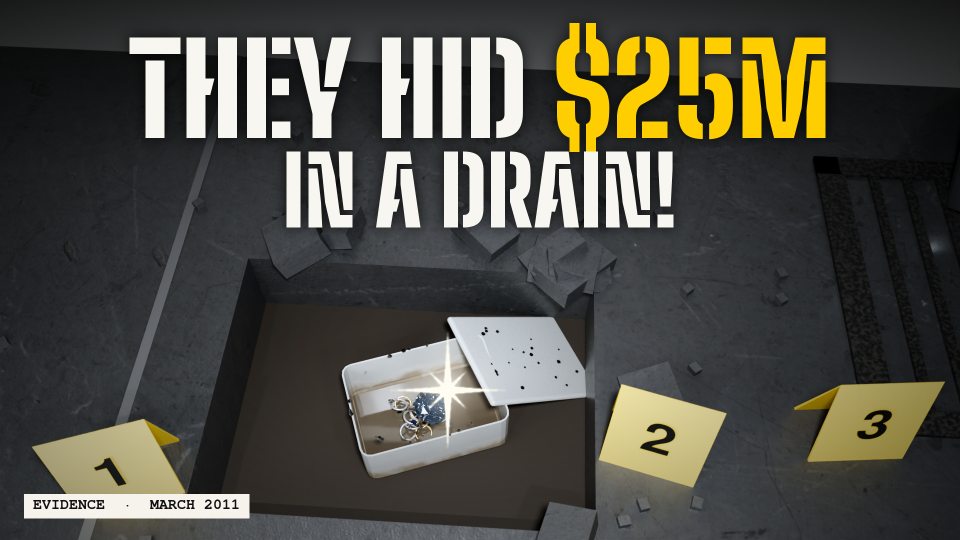
#> input picture thumbnails/drain/drain_test.jpg, 1920 x 1080 px, given in place of dd_velvet.png, which was not available (shown at 1/2 size)
$ python make_variants.py .
#> lines starting #> are read from the running program, lines starting #| are printed output that depends on the picture
import sys; sys.path.insert(0, "/home/user/Muhammed/thumbnails/drain")
from make import ANTON, W, H, YEL, WHITE
from PIL import Image, ImageDraw, ImageFont, ImageFilter
S = sys.argv[1]
base = Image.open(S + "/dd/v3e/dd_velvet.png").convert("RGB").resize((W, H), Image.LANCZOS).convert("RGBA")
RED = (230, 30, 30)
def shadow(img, T, r=16, k=1.0):
    sh = T.split()[-1].filter(ImageFilter.GaussianBlur(r)).point(lambda v: int(min(255, v * k)))
    b = Image.new("RGBA", (W, H), (0, 0, 0, 0)); b.putalpha(sh); img.alpha_composite(b); img.alpha_composite(b)
def runs(d, x, y, parts, f, anchor="l"):
    sp = d.textlength(" ", font=f) * 0.85; tot = sum(d.textlength(t, font=f) for t, _ in parts) + sp * (len(parts) - 1)
    if anchor == "c": x = x - tot / 2
    for t, c in parts:
        d.text((x, y), t, font=f, fill=c + (255,), stroke_width=4, stroke_fill=(0, 0, 0, 255)); x += d.textlength(t, font=f) + sp
def A():
    img = base.copy(); T = Image.new("RGBA", (W, H), (0, 0, 0, 0)); d = ImageDraw.Draw(T)
    runs(d, W / 2, 10, [("$25M…", YEL)], ImageFont.truetype(ANTON, 240), "c")
    runs(d, W / 2, 290, [("SEALED", RED), ("UNDER", WHITE), ("A", WHITE), ("DRAIN", WHITE)], ImageFont.truetype(ANTON, 130), "c")
    shadow(img, T); img.alpha_composite(T); return img
def B():
    img = base.copy(); T = Image.new("RGBA", (W, H), (0, 0, 0, 0)); d = ImageDraw.Draw(T)
    runs(d, 60, 40, [("$25M…", YEL)], ImageFont.truetype(ANTON, 230))
    runs(d, 60, 330, [("SEALED", RED)], ImageFont.truetype(ANTON, 190))
    runs(d, 60, 560, [("UNDER A", WHITE)], ImageFont.truetype(ANTON, 120))
    runs(d, 60, 720, [("DRAIN", WHITE)], ImageFont.truetype(ANTON, 190))
    shadow(img, T); img.alpha_composite(T); return img
def C():
    img = base.copy(); T = Image.new("RGBA", (W, H), (0, 0, 0, 0)); d = ImageDraw.Draw(T)
    f = ImageFont.truetype(ANTON, 150)
    runs(d, W / 2, 30, [("$25M", YEL), ("DIAMOND…", WHITE)], f, "c")
    # red banner
    f2 = ImageFont.truetype(ANTON, 110); txt = "SEALED UNDER A DRAIN"; w = d.textlength(txt, font=f2)
    d.rectangle([W / 2 - w / 2 - 30, 228, W / 2 + w / 2 + 30, 370], fill=(200, 20, 20, 255))
    d.text((W / 2 - w / 2, 232), txt, font=f2, fill=WHITE + (255,))
    shadow(img, T, 14, 0.8); img.alpha_composite(T); return img
ims = [A(), B(), C()]
#> in A, `T = Image.new('RGBA', (W, H), (0, 0, 0, 0))`: T: PIL image 1920x1080 RGBA; every value is 0
#> call 2 of shadow, with r = 16, k = 1
#> in shadow (call 2), `sh = T.split()[-1].filter(ImageFilter.GaussianBlur(r)).point(lambda v:..`:
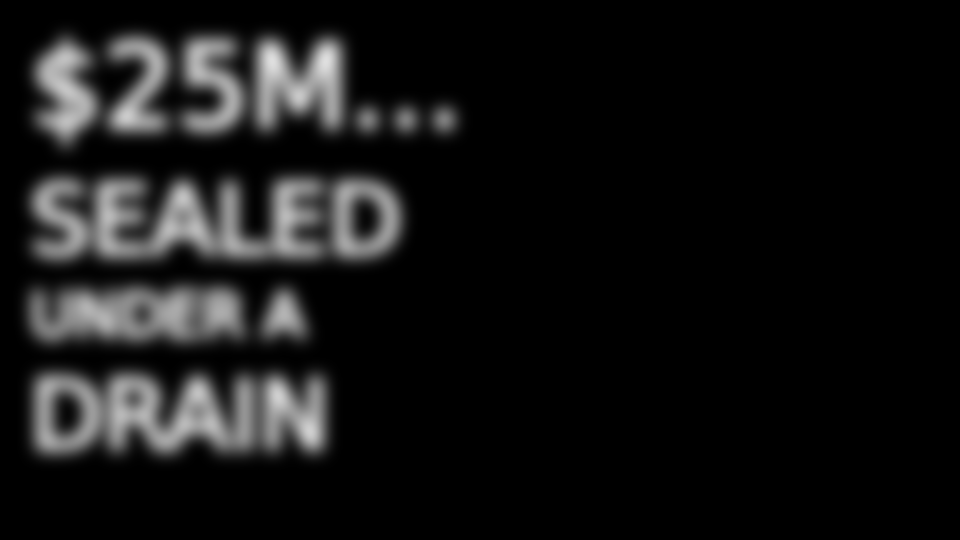
#> sh: PIL image 1920x1080 L (shown at 1/2 size); min 0, max 223, mean 21.3
#> in B, `img.alpha_composite(T)`:
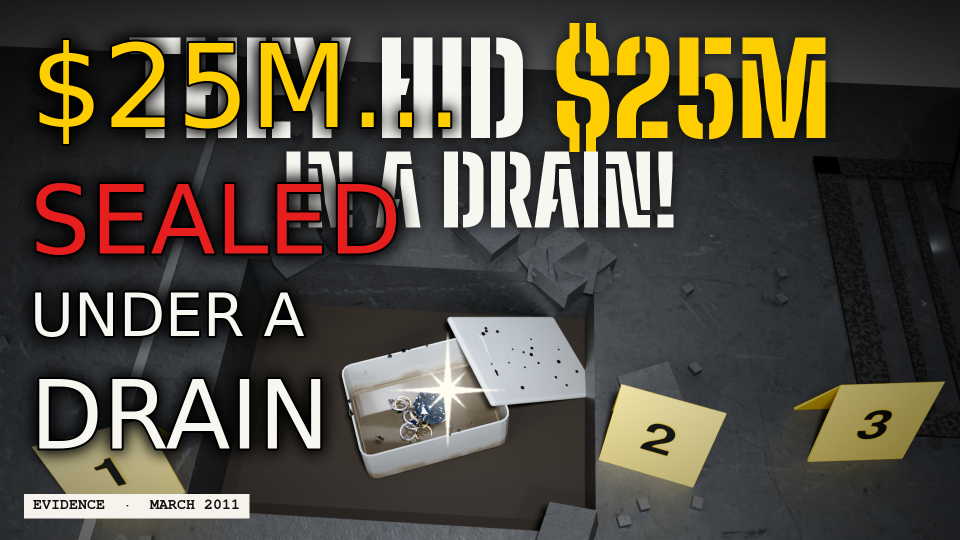
#> img: PIL image 1920x1080 RGBA (shown at 1/2 size); mean R, G, B, A 81.8, 76.2, 63.5, 255
#> in C, `w = d.textlength(txt, font=f2)`: w = 1350.3
#> call 3 of shadow, with r = 14, k = 0.8
#> in shadow (call 3), `sh = T.split()[-1].filter(ImageFilter.GaussianBlur(r)).point(lambda v:..`:
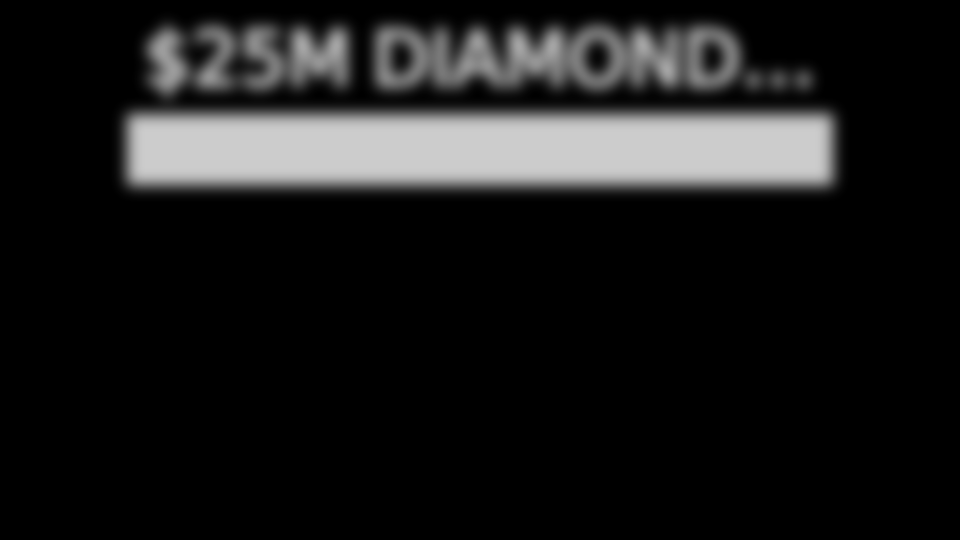
#> sh: PIL image 1920x1080 L (shown at 1/2 size); min 0, max 204, mean 26.7
#> in C, `img.alpha_composite(T)`:
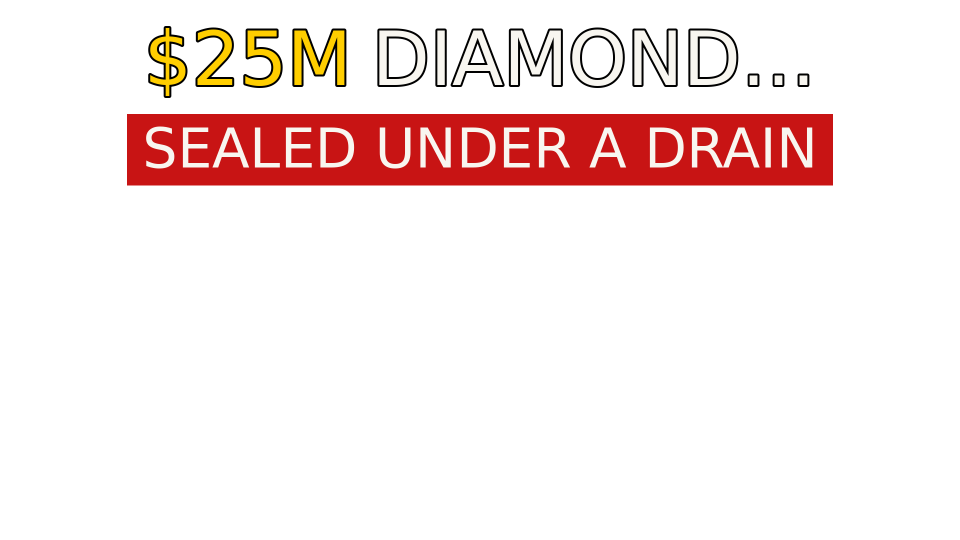
#> T: PIL image 1920x1080 RGBA (shown at 1/2 size); mean R, G, B, A 25.5, 10.5, 8.9, 33.5; transparent parts drawn white
#> in C, `img.alpha_composite(T)`:
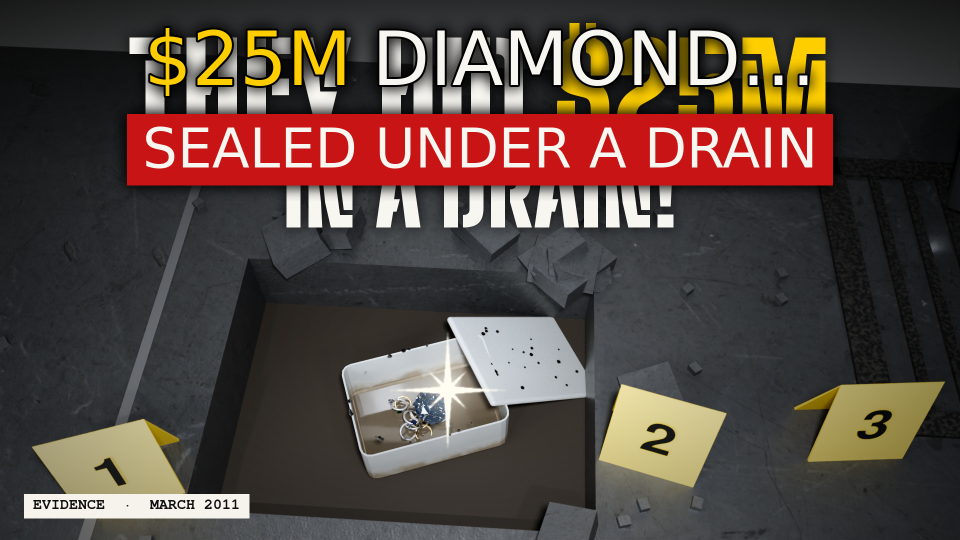
#> img: PIL image 1920x1080 RGBA (shown at 1/2 size); mean R, G, B, A 85.9, 70.3, 63.6, 255
for k, im in zip("ABC", ims): im.convert("RGB").save(f"{S}/dd/var_{k}.jpg", quality=92)
#> this loop made 3 passes
#> k on passes 1 to 3: 'A', 'B', 'C'
sheet = Image.new("RGB", (1920, 1660), (20, 20, 20)); dd = ImageDraw.Draw(sheet); lf = ImageFont.truetype(ANTON, 60)
#> after `sheet = Image.new('RGB', (1920, 1660), (20, 20, 20))`: sheet: PIL image 1920x1660 RGB; every value is 20
for i, im in enumerate(ims):
    x, y = (i % 2) * 960, (i // 2) * 600
    sheet.paste(im.convert("RGB").resize((940, 529)), (x + 10, y + 60)); dd.text((x + 20, y), "ABC"[i], font=lf, fill=(255, 255, 255))
#> this loop made 3 passes
#> (x, y) on passes 1 to 3: (0, 0), (960, 0), (0, 600)
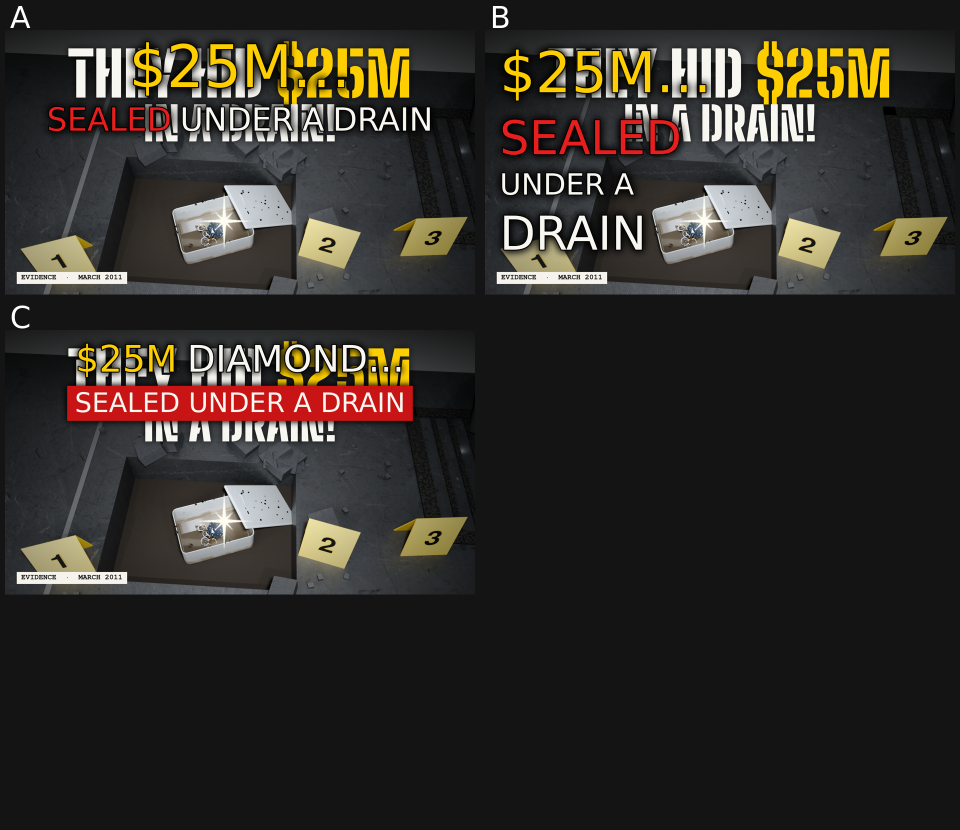
#> sheet: PIL image 1920x1660 RGB (shown at 1/2 size); mean R, G, B 49.1, 45.2, 40.3
sheet.crop((0, 0, 1920, 1200)).save(f"{S}/dd/var_sheet.jpg", quality=90)
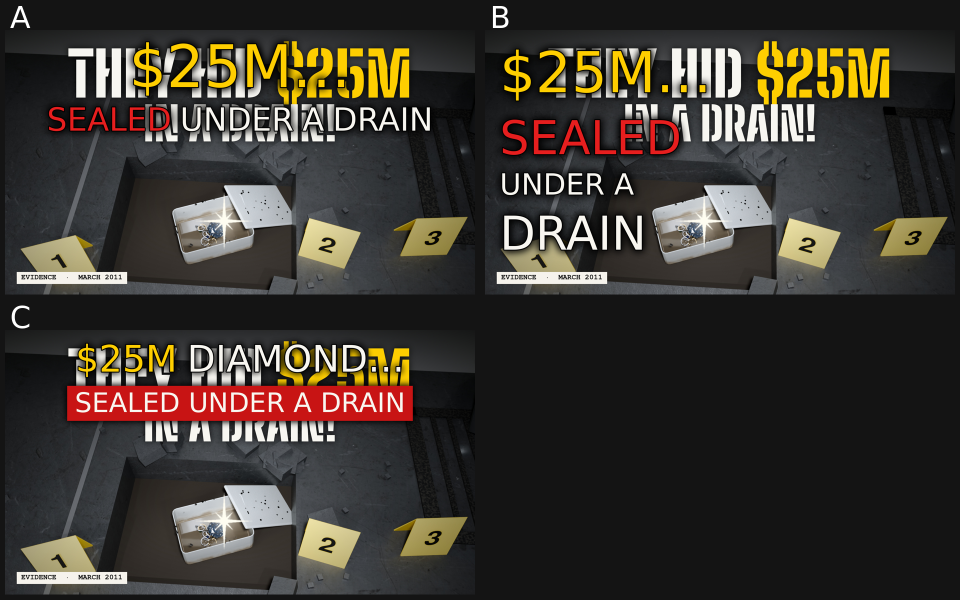
#> saved as var_sheet.jpg: PIL image 1920x1200 RGB (shown at 1/2 size); mean R, G, B 60.2, 54.9, 48.1
